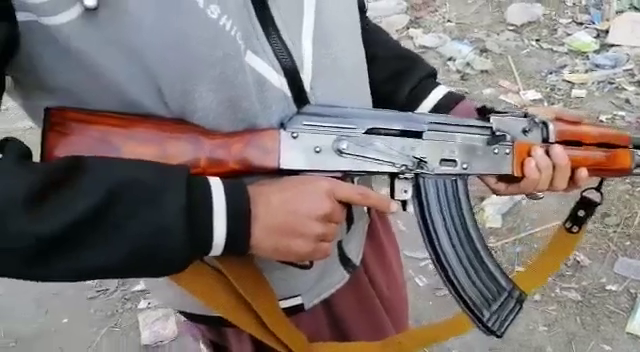
#> input picture frame 26 of Weapon detection/ak47.mp4, 640 x 352 px, given in place of the camera
$ jupyter execute 'Camera Tampering with Background Subtractor.ipynb'
#> lines starting #> are read from the running program, lines starting #| are printed output that depends on the picture; after the words box and inside, x2 and y2 are one past the last pixel; in counts of white or black regions, pixels touching at a corner belong together
[cell 1]
import numpy as np
import cv2
#Video capturing starts
cap = cv2.VideoCapture(1)
fgbg = cv2.createBackgroundSubtractorMOG2()
ret, frame = cap.read()
#> frame is the input picture: shape (352, 640, 3); mean B, G, R 114.9, 116.5, 125.8
fgmask = fgbg.apply(frame)
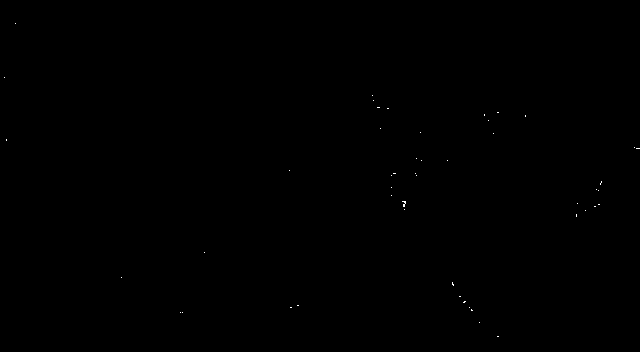
#> fgmask: shape (352, 640); values 127 (black) and 255 (white), 0.04% white in thin lines or dots, all inside (x1, y1, x2, y2) = (4, 23, 640, 337)
kernel = np.ones((5,5), np.uint8)
out = cv2.VideoWriter(
    'output_tamp.avi',
    cv2.VideoWriter_fourcc(*'MJPG'),
    15.,
    (640,480))
while(True):
    ret, frame = cap.read()
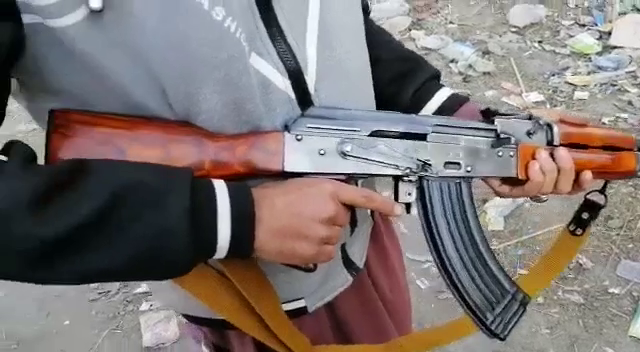
#> input picture frame 27 of Weapon detection/ak47.mp4, 640 x 352 px, given in place of the camera
#> frame is the input picture: shape (352, 640, 3); mean B, G, R 113.9, 115.7, 124.6
    if(frame is None):
        print("End of frame")
        break;
    else:
        a = 0
        bounding_rect = []
        fgmask = fgbg.apply(frame)
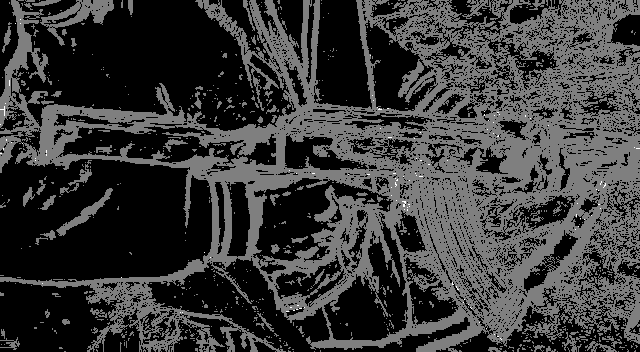
#> fgmask: shape (352, 640); min 0, max 255, mean 56.8
        fgmask= cv2.erode(fgmask, kernel, iterations=5)
#> fgmask: shape (352, 640); every value is 0
        fgmask = cv2.dilate(fgmask, kernel, iterations = 5)
        cv2.imshow('frame',frame)
        contours,_ = cv2.findContours(fgmask,cv2.RETR_TREE,cv2.CHAIN_APPROX_SIMPLE)
#> contours = []
        for i in range(0,len(contours)):
            bounding_rect.append(cv2.boundingRect(contours[i]))
#> this loop made 0 passes
#> after the loop, bounding_rect = []
        for i in range(0,len(contours)):
            if bounding_rect[i][2] >=40 or bounding_rect[i][3] >=40:
                a = a+(bounding_rect[i][2])*bounding_rect[i][3]
            if(a >=int(frame.shape[0])*int(frame.shape[1])/3):
                cv2.putText(frame,"TAMPERING DETECTED",(5,30),cv2.FONT_HERSHEY_SIMPLEX,1,(0,255,255),2)
            cv2.imshow('frame',frame)
#> after the loop, a = 0
        out.write(frame.astype('uint8'))

    k = cv2.waitKey(30) & 0xff
#> (key Esc is pressed here)
    if k == 27:
        break
#releasing camera and closing all the windows
cap.release()
out.release()
cv2.destroyAllWindows()

$ run again, starting later in the video
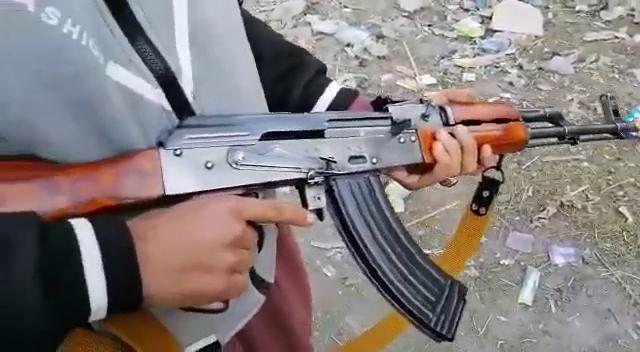
#> input picture frame 121 of Weapon detection/ak47.mp4, 640 x 352 px, given in place of the camera
#> frame is the input picture: shape (352, 640, 3); mean B, G, R 124.9, 125.4, 133.8
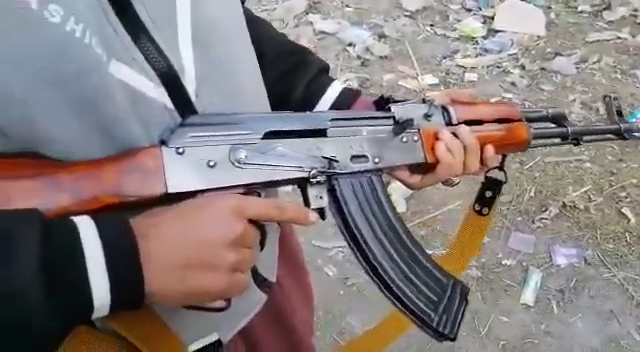
#> input picture frame 122 of Weapon detection/ak47.mp4, 640 x 352 px, given in place of the camera
#> frame is the input picture: shape (352, 640, 3); mean B, G, R 125, 125, 134
#> `fgmask = fgbg.apply(frame)`:
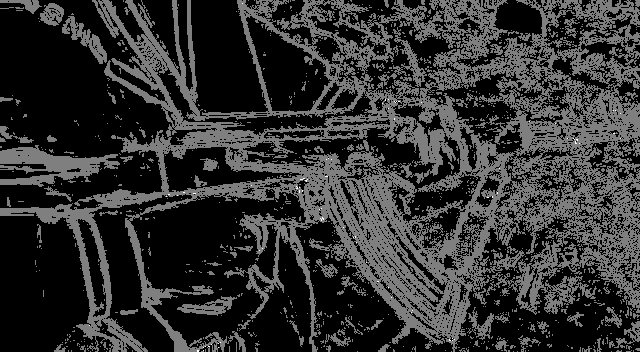
#> fgmask: shape (352, 640); min 0, max 255, mean 49
#> contours = []
#> after the loop `for i in range(0,len(contours)):`: a = 0

$ run again, starting later in the video
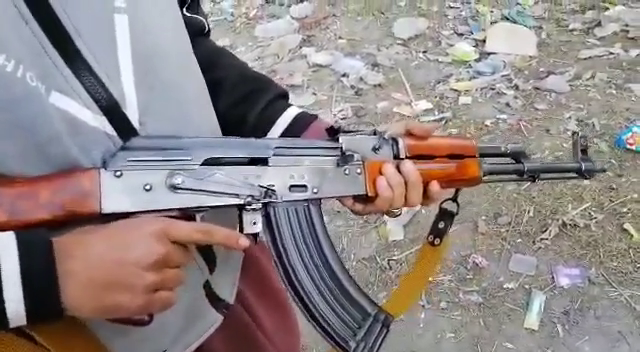
#> input picture frame 215 of Weapon detection/ak47.mp4, 640 x 352 px, given in place of the camera
#> frame is the input picture: shape (352, 640, 3); mean B, G, R 133.5, 133.9, 143.5
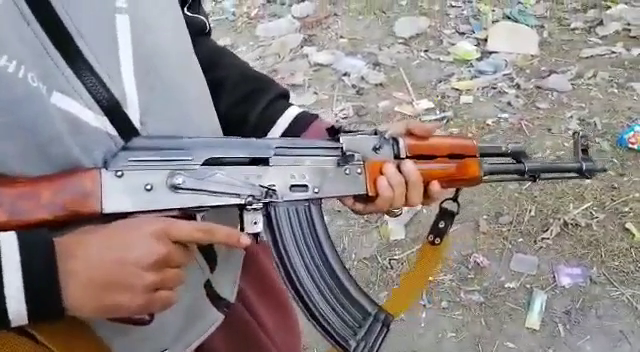
#> input picture frame 216 of Weapon detection/ak47.mp4, 640 x 352 px, given in place of the camera
#> frame is the input picture: shape (352, 640, 3); mean B, G, R 132.7, 133.6, 142.8
#> `fgmask = fgbg.apply(frame)`:
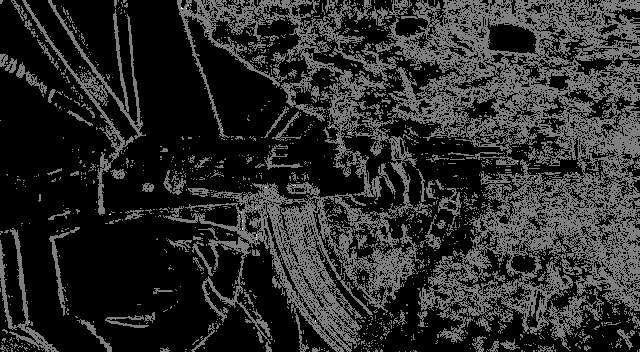
#> fgmask: shape (352, 640); min 0, max 255, mean 41.7
#> contours = []
#> after the loop `for i in range(0,len(contours)):`: a = 0
